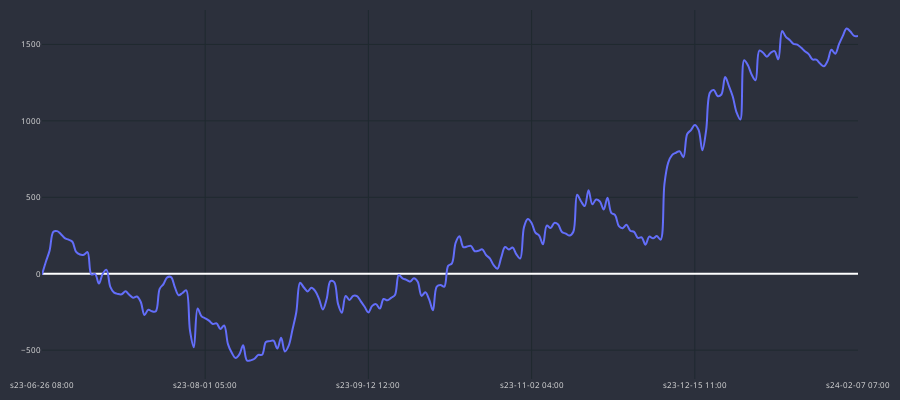
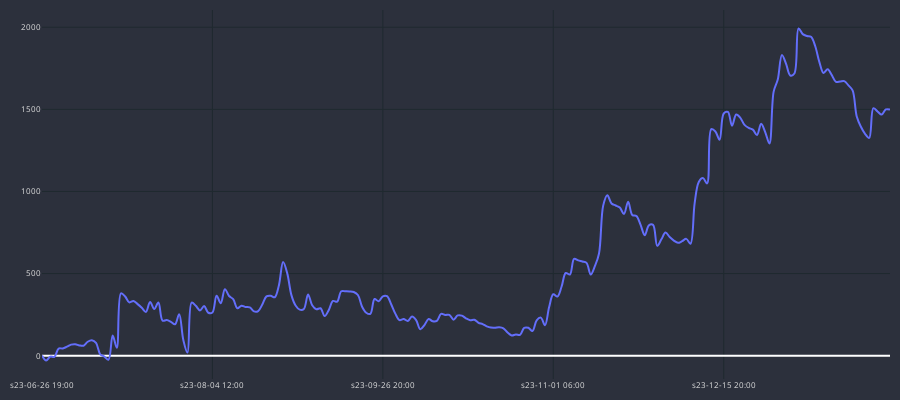
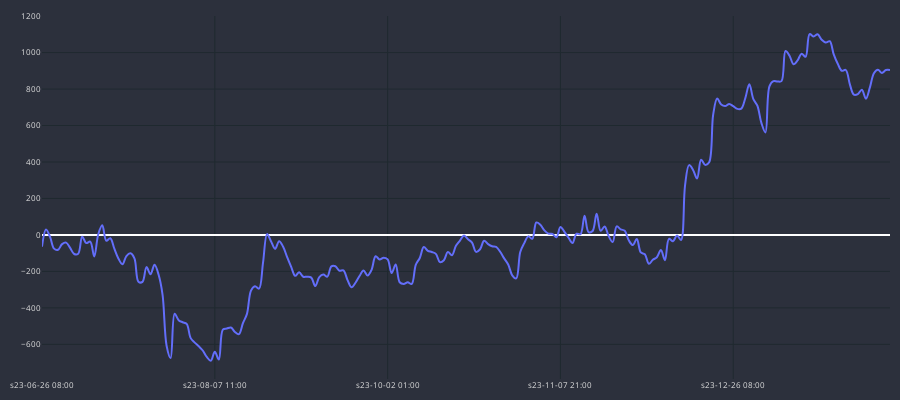
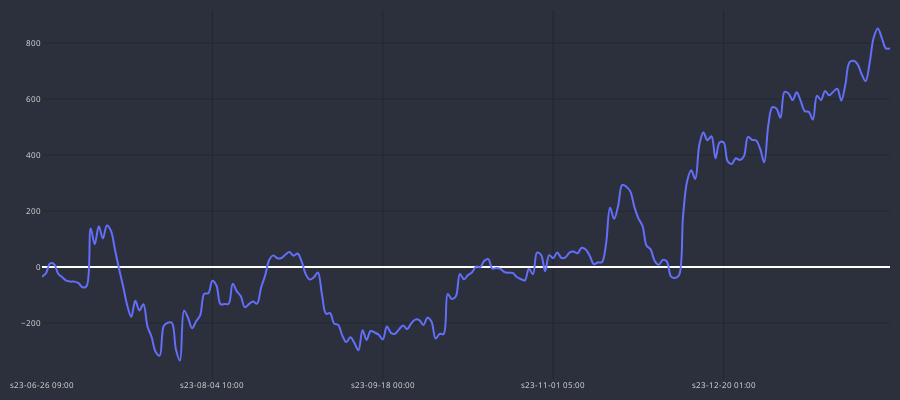

Notebook code for these charts, in order:
### Code cell
for curr in df_MA_10_MA_20[df_MA_10_MA_20.total_gain > 0].pair.unique():
    temp_gains = df_ma_trades_h1[(df_ma_trades_h1.cross==cross)&
                           (df_ma_trades_h1.pair==curr)].copy()
    print(curr, int(temp_gains.GAIN.sum()))
    cp = CandlePlot(temp_gains, candles=False)
    cp.show_plot(line_traces=['GAIN_C'])

### Figure 1 — Plotly figure (JSON) as saved in the notebook; plotly's stock layout.template omitted (floating-point values rounded to 4 significant figures; data arrays with more than 128 entries replaced by an {"elided": "..."} marker saying what was removed)
{"data": [{"line": {"shape": "spline", "width": 2}, "name": "GAIN_C", "type": "scatter", "x": {"elided": "216 str values"}, "y": {"elided": "216 float values"}}], "layout": {"font": {"color": "#e1e1e1", "size": 8}, "height": 400, "margin": {"b": 10, "l": 10, "r": 10, "t": 10}, "paper_bgcolor": "#2c303c", "plot_bgcolor": "#2c303c", "width": 900, "xaxis": {"gridcolor": "#1f292f", "nticks": 5, "rangeslider": {"visible": false}}, "yaxis": {"gridcolor": "#1f292f"}}}

### Figure 2 — Plotly figure (JSON) as saved in the notebook; plotly's stock layout.template omitted (floating-point values rounded to 4 significant figures; data arrays with more than 128 entries replaced by an {"elided": "..."} marker saying what was removed)
{"data": [{"line": {"shape": "spline", "width": 2}, "name": "GAIN_C", "type": "scatter", "x": {"elided": "205 str values"}, "y": {"elided": "205 float values"}}], "layout": {"font": {"color": "#e1e1e1", "size": 8}, "height": 400, "margin": {"b": 10, "l": 10, "r": 10, "t": 10}, "paper_bgcolor": "#2c303c", "plot_bgcolor": "#2c303c", "width": 900, "xaxis": {"gridcolor": "#1f292f", "nticks": 5, "rangeslider": {"visible": false}}, "yaxis": {"gridcolor": "#1f292f"}}}

### Figure 3 — Plotly figure (JSON) as saved in the notebook; plotly's stock layout.template omitted (floating-point values rounded to 4 significant figures; data arrays with more than 128 entries replaced by an {"elided": "..."} marker saying what was removed)
{"data": [{"line": {"shape": "spline", "width": 2}, "name": "GAIN_C", "type": "scatter", "x": {"elided": "212 str values"}, "y": {"elided": "212 float values"}}], "layout": {"font": {"color": "#e1e1e1", "size": 8}, "height": 400, "margin": {"b": 10, "l": 10, "r": 10, "t": 10}, "paper_bgcolor": "#2c303c", "plot_bgcolor": "#2c303c", "width": 900, "xaxis": {"gridcolor": "#1f292f", "nticks": 5, "rangeslider": {"visible": false}}, "yaxis": {"gridcolor": "#1f292f"}}}

### Figure 4 — Plotly figure (JSON) as saved in the notebook; plotly's stock layout.template omitted (floating-point values rounded to 4 significant figures; data arrays with more than 128 entries replaced by an {"elided": "..."} marker saying what was removed)
{"data": [{"line": {"shape": "spline", "width": 2}, "name": "GAIN_C", "type": "scatter", "x": {"elided": "210 str values"}, "y": {"elided": "210 float values"}}], "layout": {"font": {"color": "#e1e1e1", "size": 8}, "height": 400, "margin": {"b": 10, "l": 10, "r": 10, "t": 10}, "paper_bgcolor": "#2c303c", "plot_bgcolor": "#2c303c", "width": 900, "xaxis": {"gridcolor": "#1f292f", "nticks": 5, "rangeslider": {"visible": false}}, "yaxis": {"gridcolor": "#1f292f"}}}
